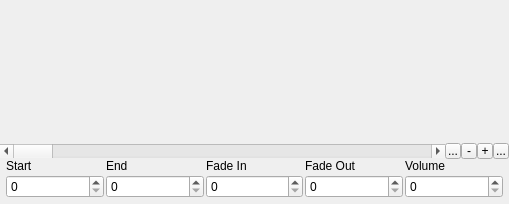
<?xml version="1.0" encoding="UTF-8"?>
<ui version="4.0">
 <class>CWaveEditWidget</class>
 <widget class="QWidget" name="CWaveEditWidget">
  <property name="geometry">
   <rect>
    <x>0</x>
    <y>0</y>
    <width>509</width>
    <height>204</height>
   </rect>
  </property>
  <property name="windowTitle">
   <string>Form</string>
  </property>
  <layout class="QVBoxLayout" name="verticalLayout" stretch="20,0,0">
   <property name="spacing">
    <number>0</number>
   </property>
   <property name="margin">
    <number>0</number>
   </property>
   <item>
    <widget class="CWaveEditControl" name="WaveEdit" native="true">
     <property name="sizePolicy">
      <sizepolicy hsizetype="Expanding" vsizetype="Expanding">
       <horstretch>0</horstretch>
       <verstretch>0</verstretch>
      </sizepolicy>
     </property>
    </widget>
   </item>
   <item>
    <layout class="QHBoxLayout" name="horizontalLayout">
     <property name="spacing">
      <number>0</number>
     </property>
     <property name="topMargin">
      <number>0</number>
     </property>
     <item>
      <widget class="QScrollBar" name="ScrollBar">
       <property name="orientation">
        <enum>Qt::Horizontal</enum>
       </property>
      </widget>
     </item>
     <item>
      <widget class="QToolButton" name="ZoomMaxButton">
       <property name="maximumSize">
        <size>
         <width>16</width>
         <height>16</height>
        </size>
       </property>
       <property name="text">
        <string>...</string>
       </property>
      </widget>
     </item>
     <item>
      <widget class="QToolButton" name="ZoomInButton">
       <property name="maximumSize">
        <size>
         <width>16</width>
         <height>16</height>
        </size>
       </property>
       <property name="text">
        <string>-</string>
       </property>
      </widget>
     </item>
     <item>
      <widget class="QToolButton" name="ZoomOutButton">
       <property name="maximumSize">
        <size>
         <width>16</width>
         <height>16</height>
        </size>
       </property>
       <property name="text">
        <string>+</string>
       </property>
      </widget>
     </item>
     <item>
      <widget class="QToolButton" name="ZoomMinButton">
       <property name="maximumSize">
        <size>
         <width>16</width>
         <height>16</height>
        </size>
       </property>
       <property name="text">
        <string>...</string>
       </property>
      </widget>
     </item>
    </layout>
   </item>
   <item>
    <layout class="QGridLayout" name="gridLayout">
     <property name="sizeConstraint">
      <enum>QLayout::SetDefaultConstraint</enum>
     </property>
     <property name="leftMargin">
      <number>6</number>
     </property>
     <property name="topMargin">
      <number>0</number>
     </property>
     <property name="rightMargin">
      <number>6</number>
     </property>
     <property name="bottomMargin">
      <number>6</number>
     </property>
     <property name="spacing">
      <number>2</number>
     </property>
     <item row="1" column="0">
      <widget class="QSpinBox" name="StartSpin"/>
     </item>
     <item row="1" column="1">
      <widget class="QSpinBox" name="EndSpin"/>
     </item>
     <item row="1" column="2">
      <widget class="QSpinBox" name="FadeInSpin"/>
     </item>
     <item row="1" column="3">
      <widget class="QSpinBox" name="FadeOutSpin"/>
     </item>
     <item row="1" column="4">
      <widget class="QSpinBox" name="VolSpin">
       <property name="maximum">
        <number>100</number>
       </property>
      </widget>
     </item>
     <item row="0" column="4">
      <widget class="QLabel" name="VolLabel">
       <property name="sizePolicy">
        <sizepolicy hsizetype="Preferred" vsizetype="Fixed">
         <horstretch>0</horstretch>
         <verstretch>0</verstretch>
        </sizepolicy>
       </property>
       <property name="maximumSize">
        <size>
         <width>16777215</width>
         <height>16</height>
        </size>
       </property>
       <property name="text">
        <string>Volume</string>
       </property>
      </widget>
     </item>
     <item row="0" column="3">
      <widget class="QLabel" name="FadeOutLabel">
       <property name="sizePolicy">
        <sizepolicy hsizetype="Preferred" vsizetype="Fixed">
         <horstretch>0</horstretch>
         <verstretch>0</verstretch>
        </sizepolicy>
       </property>
       <property name="maximumSize">
        <size>
         <width>16777215</width>
         <height>16</height>
        </size>
       </property>
       <property name="text">
        <string>Fade Out</string>
       </property>
      </widget>
     </item>
     <item row="0" column="2">
      <widget class="QLabel" name="FadeInLabel">
       <property name="sizePolicy">
        <sizepolicy hsizetype="Preferred" vsizetype="Fixed">
         <horstretch>0</horstretch>
         <verstretch>0</verstretch>
        </sizepolicy>
       </property>
       <property name="maximumSize">
        <size>
         <width>16777215</width>
         <height>16</height>
        </size>
       </property>
       <property name="text">
        <string>Fade In</string>
       </property>
      </widget>
     </item>
     <item row="0" column="1">
      <widget class="QLabel" name="EndLabel">
       <property name="sizePolicy">
        <sizepolicy hsizetype="Preferred" vsizetype="Fixed">
         <horstretch>0</horstretch>
         <verstretch>0</verstretch>
        </sizepolicy>
       </property>
       <property name="maximumSize">
        <size>
         <width>16777215</width>
         <height>16</height>
        </size>
       </property>
       <property name="text">
        <string>End</string>
       </property>
      </widget>
     </item>
     <item row="0" column="0">
      <widget class="QLabel" name="StartLabel">
       <property name="sizePolicy">
        <sizepolicy hsizetype="Preferred" vsizetype="Fixed">
         <horstretch>0</horstretch>
         <verstretch>0</verstretch>
        </sizepolicy>
       </property>
       <property name="maximumSize">
        <size>
         <width>16777215</width>
         <height>16</height>
        </size>
       </property>
       <property name="text">
        <string>Start</string>
       </property>
      </widget>
     </item>
    </layout>
   </item>
  </layout>
 </widget>
 <customwidgets>
  <customwidget>
   <class>CWaveEditControl</class>
   <extends>QWidget</extends>
   <header>cwaveeditcontrol.h</header>
   <container>1</container>
  </customwidget>
 </customwidgets>
 <resources/>
 <connections/>
</ui>
